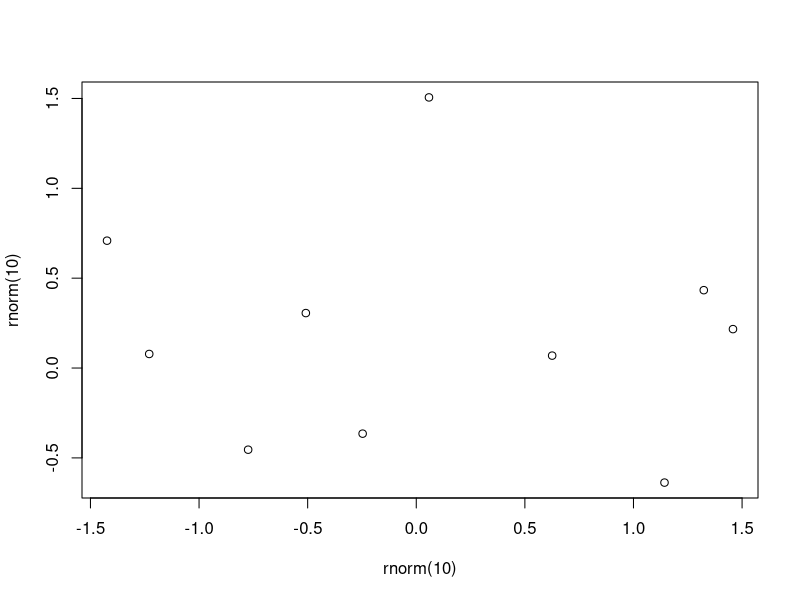

Generate this figure with R:
## ---- chunk 1
library(tidyverse)
## ---- chunk 2
plot(rnorm(10), rnorm(10))
